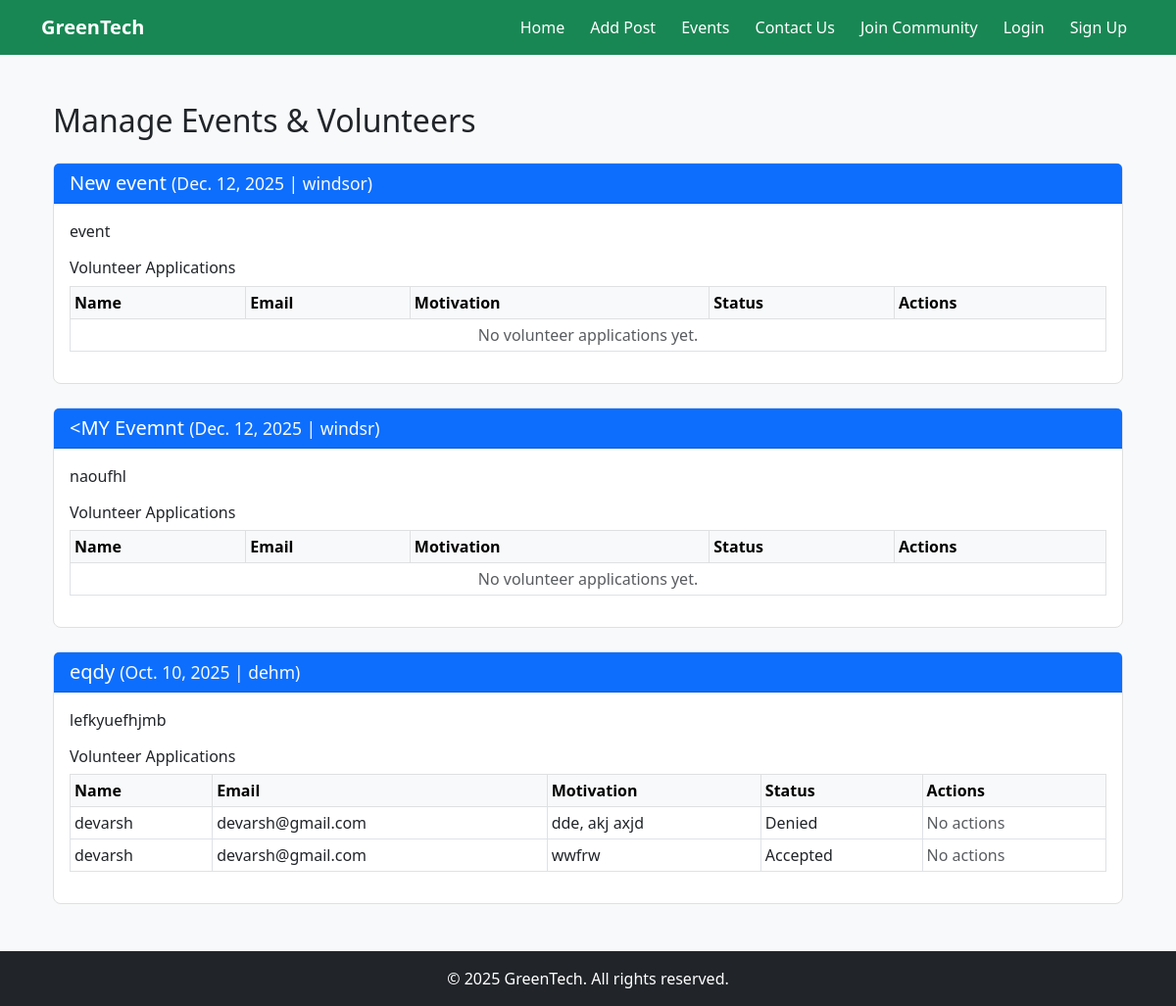
/admin-events/, run on the app's committed database.
### greentech/models.py (models this page shows, shortened)
class Event(models.Model):
    title = models.CharField(max_length=255)
    description = models.TextField()
    date = models.DateField()
    location = models.CharField(max_length=255)
    created_by = models.ForeignKey(User, on_delete=models.CASCADE, related_name="events")
    created_at = models.DateTimeField(auto_now_add=True)
    updated_at = models.DateTimeField(auto_now=True)

class VolunteerApplication(models.Model):
    STATUS_CHOICES = [
        ('P', 'Pending'),
        ('A', 'Accepted'),
        ('D', 'Denied'),
    ]
    event = models.ForeignKey(Event, on_delete=models.CASCADE, related_name="applications", null=True)
    user = models.ForeignKey(User, on_delete=models.CASCADE, null=True)  # <-- New
    name = models.CharField(max_length=100)
    email = models.EmailField()
    phone_number = models.CharField(max_length=20, blank=True, null=True)
    motivation = models.TextField()
    created_at = models.DateTimeField(auto_now_add=True)
    status = models.CharField(max_length=1, choices=STATUS_CHOICES, default='P')

### greentech/views.py (the view)
# urls.py: path('events/', EventListView.as_view(), name='event_list'),
class EventListView(ListView):
    model = Event
    template_name = 'greentech/event_list.html'
    context_object_name = 'events'
    ordering = ['-date']
    def get_context_data(self, **kwargs):
        context = super().get_context_data(**kwargs)
        user = self.request.user
        if user.is_authenticated:
            user_applications = {
                app.event_id: app.status
                for app in VolunteerApplication.objects.filter(user=user)
            }
            context['user_applications'] = user_applications
        else:
            context['user_applications'] = {}
        return context

### greentech/templates/greentech/admin_event_list.html (shortened to what this page needs)
{% extends "greentech/base.html" %}
{% block content %}
<div class="container mt-4">
    <h2 class="mb-4">Manage Events & Volunteers</h2>
    {% for event in events %}
        <div class="card mb-4">
            <div class="card-header bg-primary text-white">
                <h5 class="mb-0">{{ event.title }} <small class="text-light">({{ event.date }} | {{ event.location }})</small></h5>
            </div>
            <div class="card-body">
                <p>{{ event.description }}</p>
                <h6>Volunteer Applications</h6>
                <table class="table table-sm table-bordered">
                    <thead class="table-light">
                        <tr>
                            <th>Name</th>
                            <th>Email</th>
                            <th>Motivation</th>
                            <th>Status</th>
                            <th>Actions</th>
                        </tr>
                    </thead>
                    <tbody>
                        {% for app in event.applications.all %}
                            <tr>
                                <td>{{ app.name }}</td>
                                <td>{{ app.email }}</td>
                                <td>{{ app.motivation|truncatechars:50 }}</td>
                                <td>{{ app.get_status_display }}</td>
                                <td>
                                    {% if app.status == 'P' %}
                                        <form action="{% url 'accept_event_volunteer' app.pk %}" method="post" style="display:inline;">
                                            {% csrf_token %}
                                            <button type="submit" class="btn btn-sm btn-success">Accept</button>
                                        </form>
                                        <form action="{% url 'deny_event_volunteer' app.pk %}" method="post" style="display:inline;">
                                            {% csrf_token %}
                                            <button type="submit" class="btn btn-sm btn-danger">Deny</button>
                                        </form>
                                    {% else %}
                                        <span class="text-muted">No actions</span>
                                    {% endif %}
                                </td>
                            </tr>
                        {% empty %}
                            <tr>
                                <td colspan="5" class="text-center text-muted">No volunteer applications yet.</td>
                            </tr>
                        {% endfor %}
                    </tbody>
                </table>
            </div>
        </div>
    {% empty %}
        <p class="text-muted">No events created yet.</p>
    {% endfor %}
</div>
{% endblock %}

### static/greentech/style.css (style rules this page uses)
body { background-color: #f8f9fa; color: #212529; }
.card { border-radius: 8px; background-color: #ffffff; color: #212529; transition: transform 0.2s ease; border: 1px solid #e0e0e0; }

### data on the page
Event: title "New event", date "Dec. 12, 2025", location "windsor", description "event"
Event: title "<MY Evemnt", date "Dec. 12, 2025", location "windsr", description "naoufhl"
Event: title "eqdy", date "Oct. 10, 2025", location "dehm", description "lefkyuefhjmb"
VolunteerApplication: name "devarsh", email "devarsh@gmail.com", motivation "dde, akj axjd", status "Denied", shows "No actions"
VolunteerApplication: name "devarsh", email "devarsh@gmail.com", motivation "wwfrw", status "Accepted", shows "No actions"

### other printed values
{{ current_year }} "2025"
